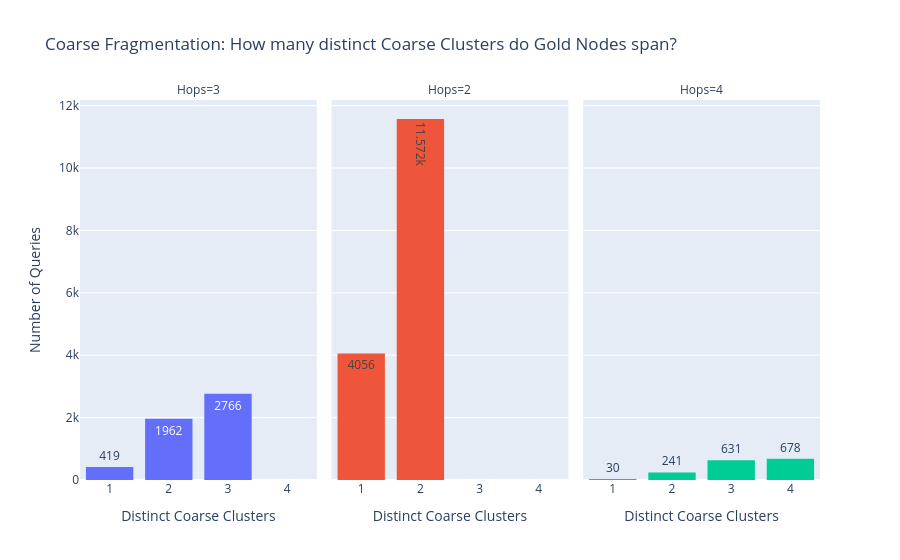
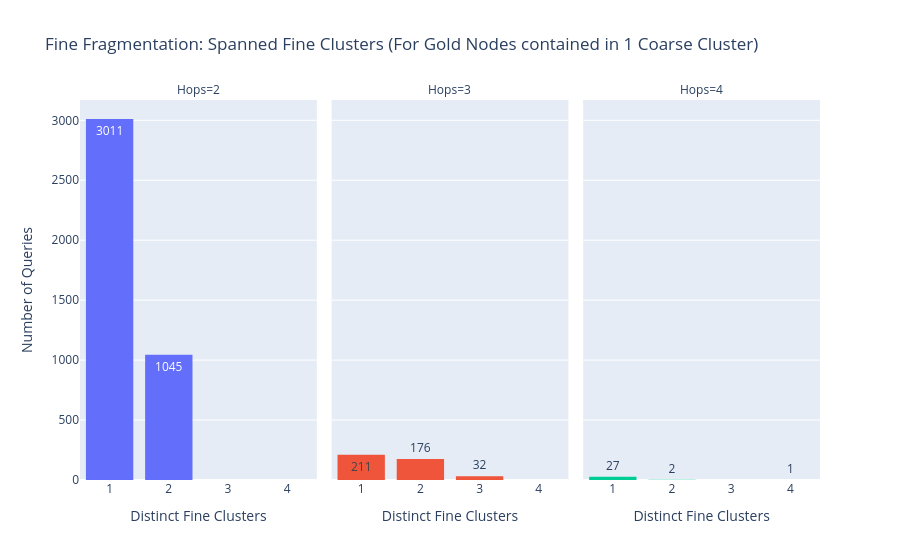

The notebook cell these images were saved under, in order:
### Code cell
# ==========================================
# Chart 1: Coarse Cluster Spread per Query
# ==========================================
fig1 = px.histogram(
    df_plot,
    x='spanned_coarse_count',
    facet_col='n_hops',          # Creates separate side-by-side plots for 2, 3, 4
    color='n_hops',              # Colors them differently for easy reading
    title="Coarse Fragmentation: How many distinct Coarse Clusters do Gold Nodes span?",
    labels={'spanned_coarse_count': 'Distinct Coarse Clusters', 'n_hops': 'Hops'},
    text_auto=True
)

# Force X-axis to be discrete categorical buckets (1, 2, 3...)
fig1.update_xaxes(type='category', categoryorder='category ascending')
fig1.update_layout(showlegend=False, yaxis_title="Number of Queries")
fig1.show()


# ==========================================
# Chart 2: Fine Cluster Spread (ONLY for Queries contained in 1 Coarse Cluster)
# ==========================================
# Filter strictly for queries where all gold nodes fell into a SINGLE coarse cluster
df_contained = df_plot[df_plot['spanned_coarse_count'] == 1].copy()

fig2 = px.histogram(
    df_contained,
    x='spanned_fine_count',
    facet_col='n_hops',
    color='n_hops',
    title="Fine Fragmentation: Spanned Fine Clusters (For Gold Nodes contained in 1 Coarse Cluster)",
    labels={'spanned_fine_count': 'Distinct Fine Clusters', 'n_hops': 'Hops'},
    text_auto=True
)

fig2.update_xaxes(type='category', categoryorder='category ascending')
fig2.update_layout(showlegend=False, yaxis_title="Number of Queries")
fig2.show()

### Figure 1 — Plotly figure (JSON) as saved in the notebook; plotly's stock layout.template omitted (floating-point values rounded to 4 significant figures; data arrays with more than 128 entries replaced by an {"elided": "..."} marker saying what was removed)
{"data": [{"bingroup": "x", "hovertemplate": "Hops=3<br>Distinct Coarse Clusters=%{x}<br>count=%{y}<extra></extra>", "legendgroup": "3", "marker": {"color": "#636efa", "pattern": {"shape": ""}}, "name": "3", "orientation": "v", "showlegend": true, "texttemplate": "%{value}", "type": "histogram", "x": {"elided": "5147 int values"}, "xaxis": "x", "yaxis": "y"}, {"bingroup": "x", "hovertemplate": "Hops=2<br>Distinct Coarse Clusters=%{x}<br>count=%{y}<extra></extra>", "legendgroup": "2", "marker": {"color": "#EF553B", "pattern": {"shape": ""}}, "name": "2", "orientation": "v", "showlegend": true, "texttemplate": "%{value}", "type": "histogram", "x": {"elided": "15628 int values"}, "xaxis": "x2", "yaxis": "y2"}, {"bingroup": "x", "hovertemplate": "Hops=4<br>Distinct Coarse Clusters=%{x}<br>count=%{y}<extra></extra>", "legendgroup": "4", "marker": {"color": "#00cc96", "pattern": {"shape": ""}}, "name": "4", "orientation": "v", "showlegend": true, "texttemplate": "%{value}", "type": "histogram", "x": {"elided": "1580 int values"}, "xaxis": "x3", "yaxis": "y3"}], "layout": {"annotations": [{"font": {}, "showarrow": false, "text": "Hops=3", "x": 0.16, "xanchor": "center", "xref": "paper", "y": 1, "yanchor": "bottom", "yref": "paper"}, {"font": {}, "showarrow": false, "text": "Hops=2", "x": 0.5, "xanchor": "center", "xref": "paper", "y": 1, "yanchor": "bottom", "yref": "paper"}, {"font": {}, "showarrow": false, "text": "Hops=4", "x": 0.84, "xanchor": "center", "xref": "paper", "y": 1, "yanchor": "bottom", "yref": "paper"}], "barmode": "relative", "legend": {"title": {"text": "Hops"}, "tracegroupgap": 0}, "showlegend": false, "title": {"text": "Coarse Fragmentation: How many distinct Coarse Clusters do Gold Nodes span?"}, "xaxis": {"anchor": "y", "categoryorder": "category ascending", "domain": [0, 0.32], "title": {"text": "Distinct Coarse Clusters"}, "type": "category"}, "xaxis2": {"anchor": "y2", "categoryorder": "category ascending", "domain": [0.34, 0.66], "matches": "x", "title": {"text": "Distinct Coarse Clusters"}, "type": "category"}, "xaxis3": {"anchor": "y3", "categoryorder": "category ascending", "domain": [0.68, 1.0], "matches": "x", "title": {"text": "Distinct Coarse Clusters"}, "type": "category"}, "yaxis": {"anchor": "x", "domain": [0, 1], "title": {"text": "Number of Queries"}}, "yaxis2": {"anchor": "x2", "domain": [0, 1], "matches": "y", "showticklabels": false}, "yaxis3": {"anchor": "x3", "domain": [0, 1], "matches": "y", "showticklabels": false}}}

### Figure 2 — Plotly figure (JSON) as saved in the notebook; plotly's stock layout.template omitted (floating-point values rounded to 4 significant figures; data arrays with more than 128 entries replaced by an {"elided": "..."} marker saying what was removed)
{"data": [{"bingroup": "x", "hovertemplate": "Hops=2<br>Distinct Fine Clusters=%{x}<br>count=%{y}<extra></extra>", "legendgroup": "2", "marker": {"color": "#636efa", "pattern": {"shape": ""}}, "name": "2", "orientation": "v", "showlegend": true, "texttemplate": "%{value}", "type": "histogram", "x": {"elided": "4056 int values"}, "xaxis": "x", "yaxis": "y"}, {"bingroup": "x", "hovertemplate": "Hops=3<br>Distinct Fine Clusters=%{x}<br>count=%{y}<extra></extra>", "legendgroup": "3", "marker": {"color": "#EF553B", "pattern": {"shape": ""}}, "name": "3", "orientation": "v", "showlegend": true, "texttemplate": "%{value}", "type": "histogram", "x": {"elided": "419 int values"}, "xaxis": "x2", "yaxis": "y2"}, {"bingroup": "x", "hovertemplate": "Hops=4<br>Distinct Fine Clusters=%{x}<br>count=%{y}<extra></extra>", "legendgroup": "4", "marker": {"color": "#00cc96", "pattern": {"shape": ""}}, "name": "4", "orientation": "v", "showlegend": true, "texttemplate": "%{value}", "type": "histogram", "x": [1, 1, 1, 2, 4, 1, 1, 1, 1, 1, 1, 1, 1, 1, 1, 1, 1, 1, 1, 1, 1, 2, 1, 1, 1, 1, 1, 1, 1, 1], "xaxis": "x3", "yaxis": "y3"}], "layout": {"annotations": [{"font": {}, "showarrow": false, "text": "Hops=2", "x": 0.16, "xanchor": "center", "xref": "paper", "y": 1, "yanchor": "bottom", "yref": "paper"}, {"font": {}, "showarrow": false, "text": "Hops=3", "x": 0.5, "xanchor": "center", "xref": "paper", "y": 1, "yanchor": "bottom", "yref": "paper"}, {"font": {}, "showarrow": false, "text": "Hops=4", "x": 0.84, "xanchor": "center", "xref": "paper", "y": 1, "yanchor": "bottom", "yref": "paper"}], "barmode": "relative", "legend": {"title": {"text": "Hops"}, "tracegroupgap": 0}, "showlegend": false, "title": {"text": "Fine Fragmentation: Spanned Fine Clusters (For Gold Nodes contained in 1 Coarse Cluster)"}, "xaxis": {"anchor": "y", "categoryorder": "category ascending", "domain": [0, 0.32], "title": {"text": "Distinct Fine Clusters"}, "type": "category"}, "xaxis2": {"anchor": "y2", "categoryorder": "category ascending", "domain": [0.34, 0.66], "matches": "x", "title": {"text": "Distinct Fine Clusters"}, "type": "category"}, "xaxis3": {"anchor": "y3", "categoryorder": "category ascending", "domain": [0.68, 1.0], "matches": "x", "title": {"text": "Distinct Fine Clusters"}, "type": "category"}, "yaxis": {"anchor": "x", "domain": [0, 1], "title": {"text": "Number of Queries"}}, "yaxis2": {"anchor": "x2", "domain": [0, 1], "matches": "y", "showticklabels": false}, "yaxis3": {"anchor": "x3", "domain": [0, 1], "matches": "y", "showticklabels": false}}}
